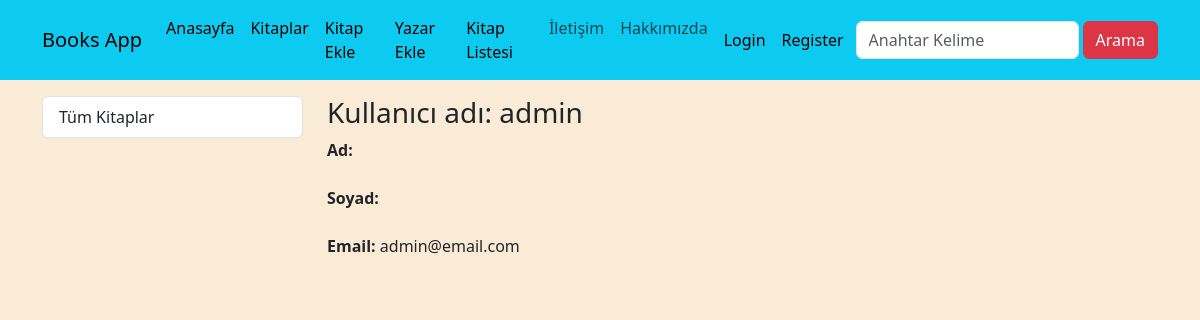
/users/, run on an earlier commit of the app's database.
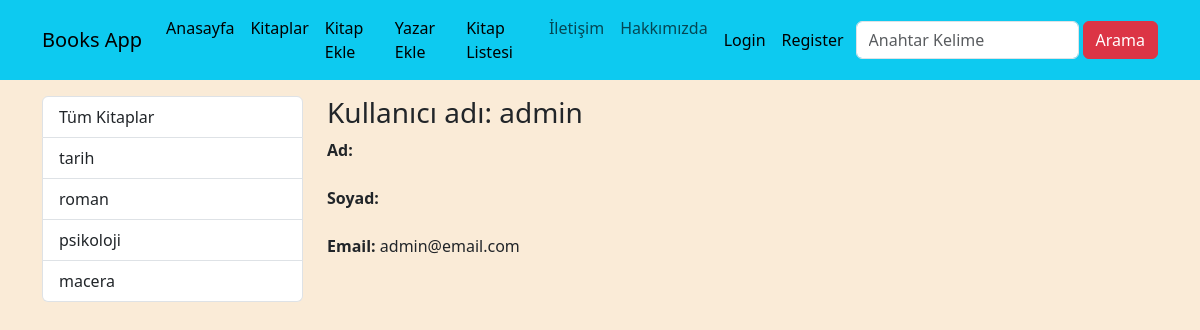
And on a later commit of the database.
### books/models.py (models this page shows, shortened)
class Category(models.Model):
    name = models.CharField(max_length=100)
    slug = models.SlugField(max_length=100, unique=True, blank=True, null=True, default=None)
    def __str__(self):
        return self.name
    class Meta:
        verbose_name = "Kategori"
        verbose_name_plural = "Kategoriler"

### users/views.py (the view)
# urls.py: path("users/", include("users.urls")),# http://localhost:8000/users/
def users(request):
    users = User.objects.all()
    kategoriler = Category.objects.all()
    return render(request, "users/users.html", {
        "users": users,
        "categories": kategoriler
    })

### users/templates/users/users.html (shortened to what this page needs)
{% extends 'base.html' %}
{% load static %}
{% block css_files %}
  <link rel="stylesheet" href="{% static 'books/css/style.css' %}">
{% endblock  %}
{% block content %}
<div class="container mt-3">
  <div class="row">
      <div class="col-3">
        {% include 'books/partial/__categories.html' %}
      </div>
      <div class="col-9">
          {% for user in users %}
              <h1 class="h3">Kullanıcı adı: {{ user.username }}</h1>
              <p>
                <strong>Ad: </strong> {{ user.first_name }} <br><br>
                <strong>Soyad: </strong> {{ user.last_name }} <br><br>
                <strong>Email: </strong> {{ user.email }} <br><br>
              </p>
          {% endfor %}
      </div>
  </div>
</div>
{% endblock  %}

### books/templates/books/partial/__categories.html
<div class="list-group">
  <a href="/books" class="list-group-item list-group-item-action">Tüm Kitaplar</a>
  {% for category in categories %}
    <a href="{% url 'category_slug' category.slug %}"
    class="list-group-item list-group-item-action {% if seciliKategori == category.slug %} active {% endif %}">
    {{ category }}</a>
  {% endfor %}
</div>

What changed in the data, as far as the page shows it:
added Category: name "tarih"
added Category: name "roman"
added Category: name "psikoloji"
added Category: name "macera"
